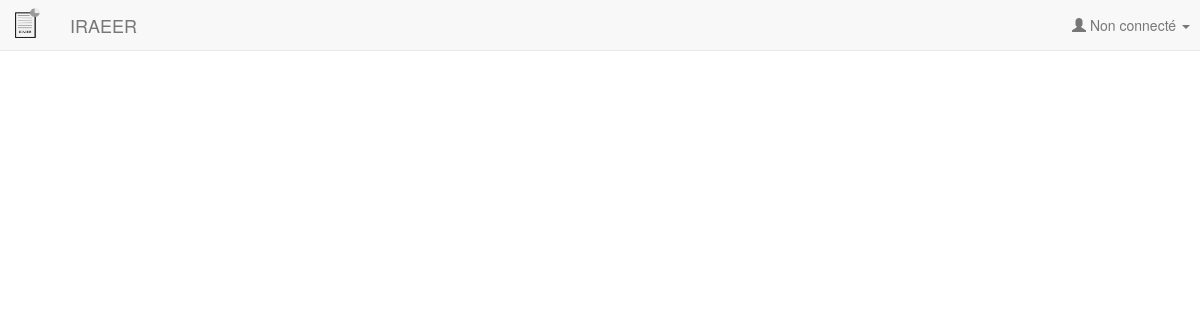
Page /lib/attrakDiff.php on the earlier database version.
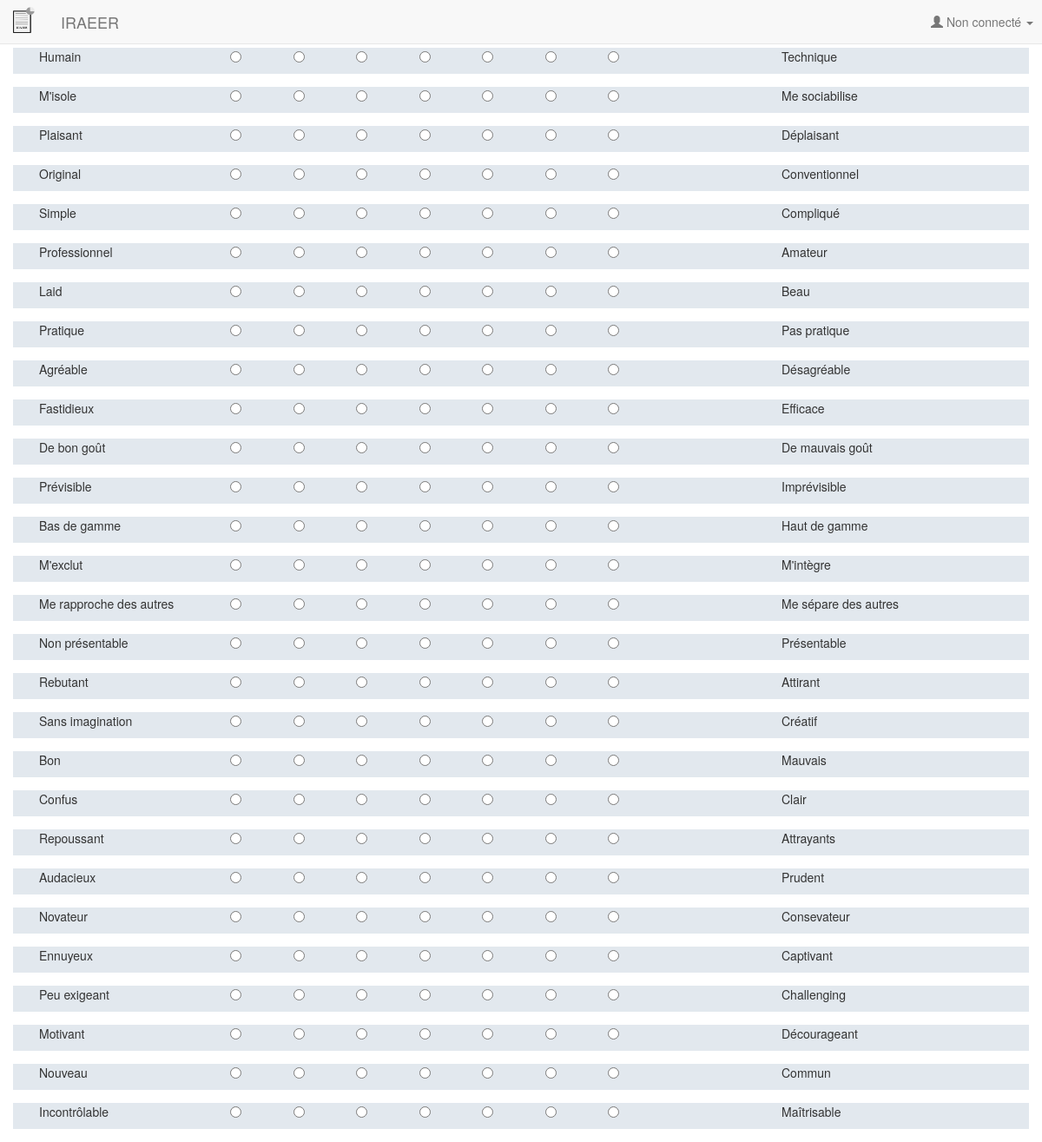
Same page on the later database version.
### tables this page shows
CREATE TABLE `donneeattr` (
  `id` int(11) NOT NULL,
  `gauche` varchar(50) NOT NULL,
  `droite` varchar(50) NOT NULL,
  `inv` tinyint(1) NOT NULL DEFAULT '0',
  `partie` varchar(5) NOT NULL,
  `numeroPartie` int(11) NOT NULL
);

### lib/attrakDiff.php (the view, shortened to what this page needs)
<!DOCTYPE html>
<html>
<head>
    <link href="../bootstrap/css/bootstrap.min.css" rel="stylesheet">
    <link rel="stylesheet" type="text/css" media="screen" href="../css/iraeer.css" />
</head>
<body>
<?php include_once "../includes/connect.php";
    include_once "../includes/navBar.php";
    $req="SELECT * FROM donneeattr";
    $res=$BDD->query($req);
    ?>
    <form>
        <?php
        foreach ($res as $ligne){ ?>
        <div class="form-group">
            <div class="container">
                        <div class="col-md-2">
                            <?= $ligne['gauche']?>
                        </div>
                        <div class="col-md-7">
                        <div class="form-check">
                            <label class="form-check-label">
                                <?php
                                if($ligne['inv']==0){
                                    for ($i=1;$i<8;$i++)
                                    { ?>
                                    <div class="col-md-1">
                                        <input type="radio" class="form-check-input" name="<?= $ligne['partie']?><?=$ligne['numeroPartie']?>" id="<?= $ligne['partie']?><?=$ligne['numeroPartie']?><?=$i-4?>" value="<?=$i-4?>">
                                    </div>
                                     <?php }
                                }
                                else {
                                    for ($i=1;$i<8;$i++)
                                    { ?>
                                    <div class="col-md-1">
                                        <input type="radio" class="form-check-input" name="<?= $ligne['partie']?><?=$ligne['numeroPartie']?>" id="<?= $ligne['partie']?><?=$ligne['numeroPartie']?><?=-($i-4)?>" value="<?=-($i-4)?>">
                                    </div>
                                <?php }
                                    }?>
                            </label>
                        </div>
                        </div>
                            <div class="col-md-2 ">
                                <?= $ligne['droite']?>
                            </div>
                        </div>
            </div>
            <?php } ?>
        </form>
    </body>
</html>

### includes/navBar.php (shortened to what this page needs)
<div class="navbar navbar-default navbar-fixed-top" role="navigation" >
    <div class="navbar-header">
        <a class="navbar-brand" href="../lib/accueil.php"><img style="margin-top : -7px;"  src="../images/logoIRAEER.png"  height='30' width='25'/></a>
        <a class="navbar-brand" href="../lib/accueil.php">IRAEER</a>
    </div>
    <div class="collapse navbar-collapse" id="navbar-collapse-target">
        <ul class="nav navbar-nav navbar-right">
            <li class="dropdown">
                 <a href="#" class="dropdown-toggle" data-toggle="dropdown" style="margin-right: 10px;" >
                    <?php
                        if (array_key_exists('login',$_SESSION) and array_key_exists('mdp',$_SESSION))
                        {
                            ?>
                            <span class="glyphicon glyphicon-user"></span> <?= "Bienvenue ".$_SESSION['login']; ?><b class="caret"></b>
                            <?php
                        } else
                        {
                            ?>
                            <span class="glyphicon glyphicon-user"></span> Non connecté <b class="caret"></b>
                            <?php
                        }
                    ?>
                </a>
            </li>
        </ul>
    </div>
</div>

### css/iraeer.css (style rules this page uses)
body { margin-top : 55px; }
div label div { margin:0 15px; }
.container { background-color:rgba(112, 140, 172, 0.200); }

Differences in the rows shown:
added donneeattr: gauche "Humain", droite "Technique"
added donneeattr: gauche "M'isole", droite "Me sociabilise"
added donneeattr: gauche "Plaisant", droite "Déplaisant"
added donneeattr: gauche "Original", droite "Conventionnel"
added donneeattr: gauche "Simple", droite "Compliqué"
added donneeattr: gauche "Professionnel", droite "Amateur"
added donneeattr: gauche "Laid", droite "Beau"
added donneeattr: gauche "Pratique", droite "Pas pratique"
added donneeattr: gauche "Agréable", droite "Désagréable"
added donneeattr: gauche "Fastidieux", droite "Efficace"
added donneeattr: gauche "De bon goût", droite "De mauvais goût"
added donneeattr: gauche "Prévisible", droite "Imprévisible"
added donneeattr: gauche "Bas de gamme", droite "Haut de gamme"
added donneeattr: gauche "M'exclut", droite "M'intègre"
added donneeattr: gauche "Me rapproche des autres", droite "Me sépare des autres"
added donneeattr: gauche "Non présentable", droite "Présentable"
added donneeattr: gauche "Rebutant", droite "Attirant"
added donneeattr: gauche "Sans imagination", droite "Créatif"
added donneeattr: gauche "Bon", droite "Mauvais"
added donneeattr: gauche "Confus", droite "Clair"
added donneeattr: gauche "Repoussant", droite "Attrayants"
added donneeattr: gauche "Audacieux", droite "Prudent"
added donneeattr: gauche "Novateur", droite "Consevateur"
added donneeattr: gauche "Ennuyeux", droite "Captivant"
added donneeattr: gauche "Peu exigeant", droite "Challenging"
added donneeattr: gauche "Motivant", droite "Décourageant"
added donneeattr: gauche "Nouveau", droite "Commun"
added donneeattr: gauche "Incontrôlable", droite "Maîtrisable"
